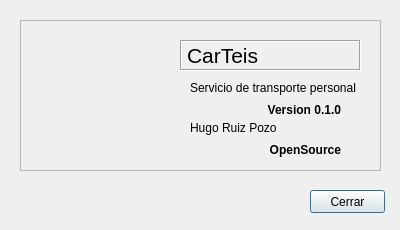
<?xml version="1.0" encoding="UTF-8"?>
<ui version="4.0">
 <class>dlgAcercaDe</class>
 <widget class="QDialog" name="dlgAcercaDe">
  <property name="geometry">
   <rect>
    <x>0</x>
    <y>0</y>
    <width>400</width>
    <height>230</height>
   </rect>
  </property>
  <property name="minimumSize">
   <size>
    <width>400</width>
    <height>230</height>
   </size>
  </property>
  <property name="maximumSize">
   <size>
    <width>400</width>
    <height>230</height>
   </size>
  </property>
  <property name="windowTitle">
   <string>Acerca de CarTeis</string>
  </property>
  <property name="windowIcon">
   <iconset>
    <normaloff>../img/acercaDe.ico</normaloff>../img/acercaDe.ico</iconset>
  </property>
  <widget class="QPushButton" name="btnCerrarAcercaDe">
   <property name="geometry">
    <rect>
     <x>310</x>
     <y>190</y>
     <width>75</width>
     <height>23</height>
    </rect>
   </property>
   <property name="text">
    <string>Cerrar</string>
   </property>
  </widget>
  <widget class="QFrame" name="frame">
   <property name="geometry">
    <rect>
     <x>20</x>
     <y>20</y>
     <width>361</width>
     <height>151</height>
    </rect>
   </property>
   <property name="frameShape">
    <enum>QFrame::StyledPanel</enum>
   </property>
   <property name="frameShadow">
    <enum>QFrame::Plain</enum>
   </property>
   <widget class="QLabel" name="lblAcercaDeImg">
    <property name="geometry">
     <rect>
      <x>10</x>
      <y>-40</y>
      <width>131</width>
      <height>181</height>
     </rect>
    </property>
    <property name="text">
     <string/>
    </property>
    <property name="pixmap">
     <pixmap>../img/logo.ico</pixmap>
    </property>
   </widget>
   <widget class="QLabel" name="lblAcercaDeTitulo">
    <property name="geometry">
     <rect>
      <x>160</x>
      <y>20</y>
      <width>181</width>
      <height>31</height>
     </rect>
    </property>
    <property name="font">
     <font>
      <pointsize>16</pointsize>
     </font>
    </property>
    <property name="frameShape">
     <enum>QFrame::Box</enum>
    </property>
    <property name="frameShadow">
     <enum>QFrame::Sunken</enum>
    </property>
    <property name="text">
     <string>CarTeis</string>
    </property>
   </widget>
   <widget class="QLabel" name="lblAcercaDeDescripcion">
    <property name="geometry">
     <rect>
      <x>170</x>
      <y>60</y>
      <width>171</width>
      <height>16</height>
     </rect>
    </property>
    <property name="text">
     <string>Servicio de transporte personal</string>
    </property>
   </widget>
   <widget class="QLabel" name="label">
    <property name="geometry">
     <rect>
      <x>240</x>
      <y>80</y>
      <width>81</width>
      <height>20</height>
     </rect>
    </property>
    <property name="font">
     <font>
      <weight>75</weight>
      <bold>true</bold>
     </font>
    </property>
    <property name="text">
     <string>Version 0.1.0</string>
    </property>
    <property name="alignment">
     <set>Qt::AlignRight|Qt::AlignTrailing|Qt::AlignVCenter</set>
    </property>
   </widget>
   <widget class="QLabel" name="label_2">
    <property name="geometry">
     <rect>
      <x>170</x>
      <y>100</y>
      <width>171</width>
      <height>16</height>
     </rect>
    </property>
    <property name="text">
     <string>Hugo Ruiz Pozo</string>
    </property>
   </widget>
   <widget class="QLabel" name="label_3">
    <property name="geometry">
     <rect>
      <x>250</x>
      <y>120</y>
      <width>71</width>
      <height>20</height>
     </rect>
    </property>
    <property name="font">
     <font>
      <weight>75</weight>
      <bold>true</bold>
     </font>
    </property>
    <property name="text">
     <string>OpenSource</string>
    </property>
    <property name="alignment">
     <set>Qt::AlignRight|Qt::AlignTrailing|Qt::AlignVCenter</set>
    </property>
   </widget>
  </widget>
 </widget>
 <resources/>
 <connections/>
</ui>
